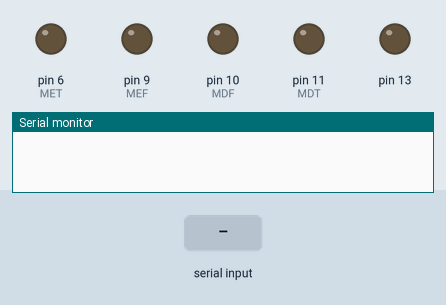
Recording of a sketch running on a simulated Arduino Uno, built with avr-gcc and run on an emulated ATmega328P. Shown: output pins drawn as LEDs (lit = HIGH), the last lines printed to the serial monitor. Inputs (shaded band) come from the test bench.

Above: at 1.8 s.
1.9 s: "90,45,200\n" received over the second serial link
At 2.7 s:
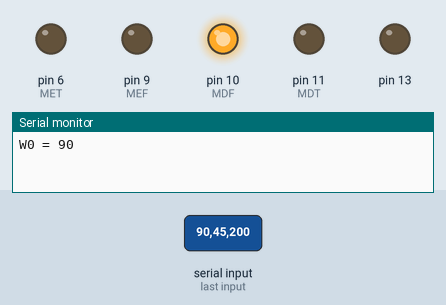
4.4 s: "30,150,10\n" received over the second serial link
At 4.8 s:
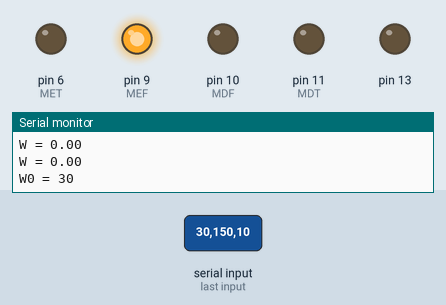
Timing chart, 0 to 7.4 s (numbered marks = the images above; inputs shaded):
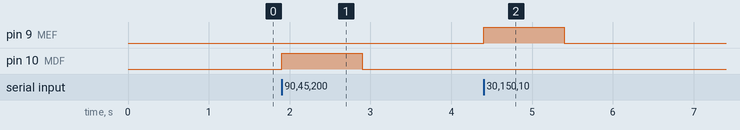

The sketch:

SLAM2.ino
```cpp
#include <SoftwareSerial.h>
#include "Adafruit_VL53L0X.h"
#include <math.h>

Adafruit_VL53L0X lox = Adafruit_VL53L0X();

#define MDF 10
#define MDT 11
#define MEF 9
#define MET 6

SoftwareSerial mySerial(2, 3); // RX, TX

int pMDF, pMDT, pMEF, pMET;

int flag_ang = 0;
int fv_ang = 0;
int i_ang = 0;
int v_ant_ang = 0;

int ang = 0;
int x = 2;

int count = 0;

int setpoint_ang = 180;
int erro_ang = 0;
float Kp_ang = 3; //4.5;
float Ki_ang = 0.03;//0.0075;//;

int setpoint_dist = 200;
int erro_dist;
float Kp_dist = 0;
float Ki_dist = 0;

int f = 0.75;

int controle_ang() {


  /////////////////////////////////////// calculo da integral /////////////////////////////////////////////

  if (flag_ang == 1000) {
    i_ang = i_ang - v_ant_ang;
    v_ant_ang = erro_ang;
    flag_ang--;
  } else {
    flag_ang++;
  }

  i_ang = i_ang + erro_ang;


  ////////////////////////////////////////////////////////////////////////////////////////////////////////


  float Ukp = Kp_ang * erro_ang;
  float Uki = Ki_ang * i_ang;

  //Serial.print("Uki: " + (String)Uki + " ");

  if (Uki > 255) {
    Uki = 255;
  }

  if (Uki < -255) {
    Uki = -255;
  }

  int Uang = Ukp + Uki;

  if (Uang > 255) {
    Uang = 255;
  }

  if (Uang < -255) {
    Uang = -255;
  }

  return Uang;
}

float calc_w(int wheel, int ang0) {
  float wr = 0;
  float wl = 0;
  float l = 0.071;
  float r = 0.061;
  float w = 0;

  Serial.println("W0 = " + (String)ang0);

  if (wheel == 0) {
    int t0 = millis();
    while ((millis() - t0) < 1000) {
      analogWrite(MDF, 255);
    }
    analogWrite(MDF, 0);

    for (int k = 0; k < 20; k++) {
      if (mySerial.available()) {
        w = mySerial.parseInt();

        Serial.println("W = " + (String)w);
      }
    }

    Serial.println("W = " + (String)w);


    w = (w- ang0) * (PI/180);

    wr = (2 * l * w) / r;

    return wr;

  } else

    if (wheel == 1) {
      int t0 = millis();

      while ((millis() - t0) < 1000) {
        analogWrite(MEF, 255);
      }
      analogWrite(MEF, 0);

      for (int k = 0; k < 20; k++) {
        if (mySerial.available()) {
          w = mySerial.parseInt();
        }
      }

      Serial.println("W = " + (String)w);

      w = (ang0 - w) * (PI/180);

      wl = (2 * l * w) / r;

      return wl;

    }


}


void setup() {

  pinMode(MDF, OUTPUT);
  pinMode(MDT, OUTPUT);
  pinMode(MEF, OUTPUT);
  pinMode(MET, OUTPUT);
  pinMode(13, OUTPUT);

  Serial.begin(57600);
  while (!Serial);
  mySerial.begin(9600);

  if (!lox.begin()) {
    digitalWrite(13, 1);
    while (1);
  }

  digitalWrite(13, 0);


  delay(1000);

  while (ang == 0) {
    if (mySerial.available()) {
      ang = mySerial.parseInt();
    }
  }

  setpoint_ang = ang;

  float wr = calc_w(0, ang);

  ang = 0;
  while (ang == 0) {
    if (mySerial.available()) {
      ang = mySerial.parseInt();
    }
  }

  float wl = calc_w(1, ang);

  Serial.println("wr: " + (String)wr + " wl: " + (String)wl);

}

void loop() { // run over and over


}
```

Measured:
- after the input at 1.9 s, pin 10 (MDF): LOW → HIGH at once, → LOW 1.0 s later
- after the input at 4.4 s, pin 9 (MEF): LOW → HIGH at once, → LOW 1.0 s later
